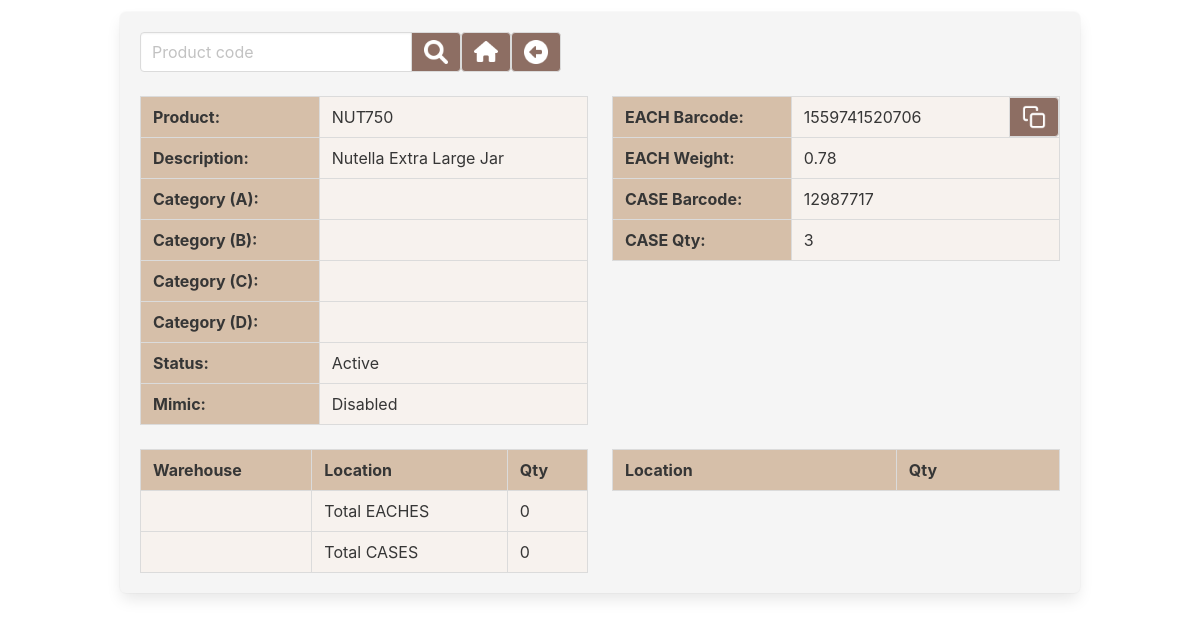
Page /geb_view_search_product.php (signed in) on the committed database.
### tables this page shows
CREATE TABLE "geb_product" (
	"prod_pkey"	INTEGER,
	"prod_owner"	INTEGER DEFAULT 1,
	"prod_code"	TEXT,
	"prod_desc"	TEXT,
	"prod_category_a"	INTEGER DEFAULT 0,
	"prod_category_b"	INTEGER DEFAULT 0,
	"prod_category_c"	INTEGER DEFAULT 0,
	"prod_category_d"	INTEGER DEFAULT 0,
	"prod_mimic"	INTEGER DEFAULT 0,
	"prod_each_barcode"	TEXT,
	"prod_each_barcode_mimic"	TEXT,
	"prod_each_weight"	TEXT,
	"prod_case_barcode"	INTEGER,
	"prod_case_barcode_mimic"	NUMERIC,
	"prod_case_qty"	REAL DEFAULT 0,
	"prod_case_qty_mimic"	TEXT DEFAULT 0,
	"prod_min_qty"	INTEGER DEFAULT 0,
	"prod_max_qty"	INTEGER DEFAULT 0,
	"prod_disabled"	INTEGER DEFAULT 0,
	PRIMARY KEY("prod_pkey" AUTOINCREMENT)
);

### lib_login.php (called while the page is built, shortened)
<?php
class Login
{
	private $user_is_logged_in = false;
	public function is_session_started()
	{
		if (php_sapi_name() !== 'cli' )
		{
			if ( version_compare(phpversion(), '5.4.0', '>=') )
			{
				return session_status() === PHP_SESSION_ACTIVE ? TRUE : FALSE;
			}
		}
		return FALSE;
	}
	private function loginWithSessionData()
	{
		$this->user_is_logged_in = true;
	}
	public function isUserLoggedIn()
	{
		return $this->user_is_logged_in;
	}
}

### lib_system.php (called while the page is built, shortened)
<?php
$product_status_arr	=	array(
	'0'	=>	$mylang['active'],
	'1'	=>	$mylang['disabled']
);
$backclrA		=	'#d6bfa9';
$backclrB		=	'#f7f2ee';
function leave_numbers_only($input_string)
{
	return preg_replace('/[^0-9]/', '', trim($input_string));
}
function convert_dec_to_bin_with_padding($dec_value)
{
	$x	=	decbin($dec_value);
	return str_pad($x, 16, '0', STR_PAD_LEFT);
}
function core_acl_cookie_check($cookie_value)
{
	$outcome		=	false;
	$cookie_value	=	leave_numbers_only($cookie_value);
	if ($cookie_value == 1)	{	$outcome = true;	}
	return $outcome;
}
function is_it_enabled($cookie)
{
	$cookie_array	=	convert_dec_to_bin_with_padding(leave_numbers_only($cookie));
	return core_acl_cookie_check($cookie_array[1]);
}

### geb_view_search_product.php (the view, shortened to what this page needs)
<?php
require_once('lib_login.php');
$login = new Login();
if ($login->isUserLoggedIn() == true)
{
	require_once('lib_system.php');
	if (is_it_enabled($_SESSION['menu_prod_search']))
	{
		require_once('lib_db_conn.php');
		$product_or_barcode		=	'';
		$user_company_uid	=	leave_numbers_only($_SESSION['user_company']);
?>
<!DOCTYPE html>
<html lang="en">
<head>
	<link rel="stylesheet" href="css/bulma.css">
	<link rel="stylesheet" href="css/custom.css">
</head>
<body>
<?php
	echo '<div class="blank_space_12px"></div>';
	echo '<section class="section is-paddingless">';
	echo	'<div class="container box has-background-light">';
	$page_form	=	'
	<form action="geb_view_search_product.php" method="get">
		<div class="field has-addons">
			<p class="control">
				<input class="input" type="text" id="product" name="product" placeholder="' . $mylang['product_code'] . '" value="' . $product_or_barcode . '">
			</p>
			<p class="control">
				<button class="button inventory_class iconSearch" style="width:50px;" type="submit"></button>
			</p>
		</div>
	</form>';
	$page_form	.=	'<p class="control">';
	$menu_link	=	"'index.php'";
	$page_form	.=		'<button class="button inventory_class iconHome" style="width:50px;" onClick="open_link(' . $menu_link . ');"></button>';
	$page_form	.=	'</p>';
	$page_form	.=	'<p class="control">';
	$page_form	.=		'<button class="button inventory_class iconBackArrow" style="width:50px;" onClick="goBack();"></button>';
	$page_form	.=	'</p>';
	echo '<nav class="level">
		<div class="level-left">
		<div class="level-item">
	' . $page_form . '
		</div>
		</div>
	</nav>';
	try
	{
		$products_arr	=	array();
		$columns_html	=	'';
		$details_html	=	'';
		$is_barcode	=	false;
		$sql = '
			SELECT
			*
			FROM
			geb_product
			LEFT JOIN geb_category_a ON geb_product.prod_category_a = geb_category_a.cat_a_pkey
			LEFT JOIN geb_category_b ON geb_product.prod_category_b = geb_category_b.cat_b_pkey
			LEFT JOIN geb_category_c ON geb_product.prod_category_c = geb_category_c.cat_c_pkey
			LEFT JOIN geb_category_d ON geb_product.prod_category_d = geb_category_d.cat_d_pkey
			LEFT JOIN geb_company ON geb_product.prod_owner = geb_company.company_pkey
			WHERE 1=1
		';
		if ($is_barcode)
		{
			$sql .= '
				AND (
					prod_each_barcode = :sprod_each_bar
					OR
					prod_case_barcode = :sprod_case_bar
					OR
					(
						prod_mimic = 1
						AND
						(prod_each_barcode_mimic = :smimic_bar OR prod_case_barcode_mimic = :smimic_bar)
					)
				)
			';
		}
		else
		{
			$sql .= ' AND prod_code LIKE :sprod_code ';
		}
		if ($user_company_uid > 0)
		{
			$sql .= ' AND prod_owner = :sprod_owner ';
		}
		if ($stmt = $db->prepare($sql))
		{
			if ($is_barcode)
			{
				$stmt->bindValue(':sprod_each_bar',	$product_or_barcode,	PDO::PARAM_STR);
				$stmt->bindValue(':sprod_case_bar',	$product_or_barcode,	PDO::PARAM_STR);
				$stmt->bindValue(':smimic_bar',		$product_or_barcode,	PDO::PARAM_STR);
			}
			else
			{
				$stmt->bindValue(':sprod_code', '%' . $product_or_barcode . '%',	PDO::PARAM_STR);
			}
			if ($user_company_uid > 0)
			{
				$stmt->bindValue(':sprod_owner',	$user_company_uid,	PDO::PARAM_INT);
			}
			$stmt->execute();
			while($row = $stmt->fetch(PDO::FETCH_ASSOC))
			{
				$products_arr[]	=	$row;
			}
			if (count($products_arr) == 1)
			{
				$mimic_status	=	$mylang['disabled'];
				$columns_html	.=	'<div class="columns">';
				$columns_html	.=	'<div class="column is-6">';
					$details_html	.=	'<table class="is-fullwidth table is-bordered">';
						$details_html	.=	'<tr>';
							$details_html	.=	'<td style="width:40%; background-color: ' . $backclrA . '; font-weight: bold;">' . $mylang['product'] . ':</td>';
							$details_html	.=	'<td style="background-color: ' . $backclrB . ';">' . trim($products_arr[0]['prod_code']) . '</td>';
						$details_html	.=	'</tr>';
						$details_html	.=	'<tr>';
							$details_html	.=	'<td style="background-color: ' . $backclrA . '; font-weight: bold;">' . $mylang['description'] . ':</td>';
							$details_html	.=	'<td style="background-color: ' . $backclrB . ';">' . trim($products_arr[0]['prod_desc']) . '</td>';
						$details_html	.=	'</tr>';
						$details_html	.=	'<tr>';
							$details_html	.=	'<td style="background-color: ' . $backclrA . '; font-weight: bold;">' . $mylang['category'] . ' (A):</td>';
							$details_html	.=	'<td style="background-color: ' . $backclrB . ';">' . trim($products_arr[0]['cat_a_name']) . '</td>';
						$details_html	.=	'</tr>';
						$details_html	.=	'<tr>';
							$details_html	.=	'<td style="background-color: ' . $backclrA . '; font-weight: bold;">' . $mylang['category'] . ' (B):</td>';
							$details_html	.=	'<td style="background-color: ' . $backclrB . ';">' . trim($products_arr[0]['cat_b_name']) . '</td>';
						$details_html	.=	'</tr>';
						$details_html	.=	'<tr>';
							$details_html	.=	'<td style="background-color: ' . $backclrA . '; font-weight: bold;">' . $mylang['category'] . ' (C):</td>';
							$details_html	.=	'<td style="background-color: ' . $backclrB . ';">' . trim($products_arr[0]['cat_c_name']) . '</td>';
						$details_html	.=	'</tr>';
						$details_html	.=	'<tr>';
							$details_html	.=	'<td style="background-color: ' . $backclrA . '; font-weight: bold;">' . $mylang['category'] . ' (D):</td>';
							$details_html	.=	'<td style="background-color: ' . $backclrB . ';">' . trim($products_arr[0]['cat_d_name']) . '</td>';
						$details_html	.=	'</tr>';
						$prod_status_id		=	leave_numbers_only($products_arr[0]['prod_disabled']);
						$details_html	.=	'<tr>';
							$details_html	.=	'<td style="background-color: ' . $backclrA . '; font-weight: bold;">' . $mylang['status'] . ':</td>';
							$details_html	.=	'<td style="background-color: ' . $backclrB . ';">' . $product_status_arr[$prod_status_id] . '</td>';
						$details_html	.=	'</tr>';
						$details_html	.=	'<tr>';
							$details_html	.=	'<td style="background-color: ' . $backclrA . '; font-weight: bold;"> Mimic:</td>';
							$details_html	.=	'<td style="background-color: ' . $backclrB . ';">' . $mimic_status . '</td>';
						$details_html	.=	'</tr>';
					$details_html	.=	'</table>';
				$columns_html	.=	$details_html;
				$details_html	=	"";
				$columns_html	.=	'</div>';
					$columns_html	.=	'<div class="column is-6">';
					$details_html	.=	'<table class="is-fullwidth table is-bordered">';
					$barcode	=	'<div class="field has-addons" style="">';
						$barcode	.=	'<p class="control is-expanded mt-2 ml-3" id="each_barcode">';
						$barcode	.=	trim($products_arr[0]['prod_each_barcode']);
						$barcode	.=	'</p>';
						$barcode	.=	'<p class="control">';
						$barcode	.=		'<button id="cpy_each_barcode" class="button inventory_class iconCopy" style="width:50px;"></button>';
						$barcode	.=	'</p>';
					$barcode	.=	'</div>';
					$details_html	.=	'<tr>';
						$details_html	.=	'<td style="width:40%; background-color: ' . $backclrA . '; font-weight: bold;">' . $mylang['each_barcode'] . ':</td>';
						$details_html	.=	'<td style="background-color: ' . $backclrB . '; padding: 0px;">' . $barcode . '</td>';
					$details_html	.=	'</tr>';
						$details_html	.=	'<tr>';
							$details_html	.=	'<td style="background-color: ' . $backclrA . '; font-weight: bold;">' . $mylang['each_weight'] . ':</td>';
							$details_html	.=	'<td style="background-color: ' . $backclrB . ';">' . trim($products_arr[0]['prod_each_weight']) . '</td>';
						$details_html	.=	'</tr>';
						$details_html	.=	'<tr>';
							$details_html	.=	'<td style="background-color: ' . $backclrA . '; font-weight: bold;">' . $mylang['case_barcode'] . ':</td>';
							$details_html	.=	'<td style="background-color: ' . $backclrB . ';">' . trim($products_arr[0]['prod_case_barcode']) . '</td>';
						$details_html	.=	'</tr>';
						$details_html	.=	'<tr>';
							$details_html	.=	'<td style="background-color: ' . $backclrA . '; font-weight: bold;">' . $mylang['case_qty'] . ':</td>';
							$details_html	.=	'<td style="background-color: ' . $backclrB . ';">' . trim($products_arr[0]['prod_case_qty']) . '</td>';
						$details_html	.=	'</tr>';
						$details_html	.=	'</table>';
						$columns_html	.=	$details_html;
						$details_html	=	"";
					$columns_html	.=	'</div>';
				$columns_html	.=	'</div>';
				echo	$columns_html;
				$total_product_eaches	=	0;
				$total_product_cases	=	0;
				$sql	=	'
					SELECT
					wh_code,
					loc_code,
					loc_barcode,
					loc_type,
					loc_function,
					loc_blocked,
					stk_unit,
					prod_case_qty,
					SUM(stk_qty) as all_stk_qty
					FROM
					geb_stock
					INNER JOIN geb_location ON geb_stock.stk_loc_pkey = geb_location.loc_pkey
					INNER JOIN geb_product ON geb_stock.stk_prod_pkey = geb_product.prod_pkey
					INNER JOIN geb_warehouse ON geb_location.loc_wh_pkey = geb_warehouse.wh_pkey
					WHERE
					stk_disabled = 0
					AND
					loc_disabled = 0
					AND
					prod_disabled = 0
					AND
					prod_pkey = :iprod_pkey
					GROUP BY wh_code, loc_code, loc_barcode, loc_type, loc_function, loc_blocked, stk_unit, prod_case_qty
					ORDER BY wh_code, loc_code
				';
				if ($stmt = $db->prepare($sql))
				{
					$columns_html	=	'<div class="columns">';
					$columns_html	.=	'<div class="column is-6">';
					$details_html	.=	'<table class="is-fullwidth table is-bordered">';
					$details_html	.=	'<tr>';
					$details_html	.=	'<th style="background-color: ' . $backclrA . ';">' . $mylang['warehouse'] . '</th>';
					$details_html	.=	'<th style="background-color: ' . $backclrA . ';">' . $mylang['location'] . '</th>';
					$details_html	.=	'<th style="background-color: ' . $backclrA . ';">' . $mylang['qty'] . '</th>';
					$details_html	.=	'</tr>';
					$details_html	.=	'<tr>';
					$details_html	.=	'<td style="background-color: ' . $backclrB . ';"></td>';
					$details_html	.=	'<td style="background-color: ' . $backclrB . ';">' . $mylang['total_eaches'] . '</td>';
					$details_html	.=	'<td style="background-color: ' . $backclrB . ';">' . $total_product_eaches . '</td>';
					$details_html	.=	'</tr>';
					$details_html	.=	'<tr>';
					$details_html	.=	'<td style="background-color: ' . $backclrB . ';"></td>';
					$details_html	.=	'<td style="background-color: ' . $backclrB . ';">' . $mylang['total_cases'] . '</td>';
					$details_html	.=	'<td style="background-color: ' . $backclrB . ';">' . $total_product_cases . '</td>';
					$details_html	.=	'</tr>';
					$details_html	.=	'</table>';
					$columns_html	.=	$details_html;
					$columns_html	.=	'</div>';
					$columns_html	.=	'<div class="column is-6">';
					$details_html	=	'<table class="is-fullwidth table is-bordered">';
					$details_html	.=	'<tr>';
					$details_html	.=	'<th style="background-color: ' . $backclrA . ';">' . $mylang['location'] . '</th>';
					$details_html	.=	'<th style="background-color: ' . $backclrA . ';">' . $mylang['qty'] . '</th>';
					$details_html	.=	'</tr>';
					$details_html	.=	'</table>';
					$columns_html	.=	$details_html;
					$columns_html	.=	'</div>';
					$columns_html	.=	'</div>';
					echo	$columns_html;
				}
				else
				{
					echo 'Stock Query failed!';
				}
			}
		}
		else
		{
			echo 'Search Query Failed!';
		}
	}
	catch(PDOException $e)
	{
		print_message(1, $e->getMessage());
	}
		echo '</div>';
	echo '</section>';
	}
	else
	{
		include('not_logged_in.php');
	}
}
else
{
    include('not_logged_in.php');
}
?>
</body>
</html>

### css/custom.css (style rules this page uses)
.inventory_class { background-color: #8D6E63; color: white; }
.blank_space_12px { display: block; height: 12px; }
.iconBackArrow { background-image: url(../images/icon_back.png); background-repeat: no-repeat; background-position: center; background-size: 24px; }
.iconHome { background-image: url(../images/icon_home.png); background-repeat: no-repeat; background-position: center; background-size: 24px; }
.iconSearch { background-image: url(../images/icon_search.png); background-repeat: no-repeat; background-position: center; background-size: 24px; }
.iconCopy { background-image: url(../images/icon_copy.png); background-repeat: no-repeat; background-position: center; background-size: 24px; }

### rows in the picture
geb_product: prod_code "NUT750", prod_desc "Nutella Extra Large Jar", prod_disabled "Active", prod_each_barcode "1559741520706", prod_each_weight "0.78", prod_case_barcode "12987717", prod_case_qty "3"

### other values in the picture
$mylang['product'] "Product"
$mylang['description'] "Description"
$mylang['category'] "Category"
$mylang['status'] "Status"
$mimic_status "Disabled"
$mylang['each_barcode'] "EACH Barcode"
$mylang['each_weight'] "EACH Weight"
$mylang['case_barcode'] "CASE Barcode"
$mylang['case_qty'] "CASE Qty"
$mylang['warehouse'] "Warehouse"
$mylang['location'] "Location"
$mylang['qty'] "Qty"
$mylang['total_eaches'] "Total EACHES"
$total_product_eaches "0"
$mylang['total_cases'] "Total CASES"
